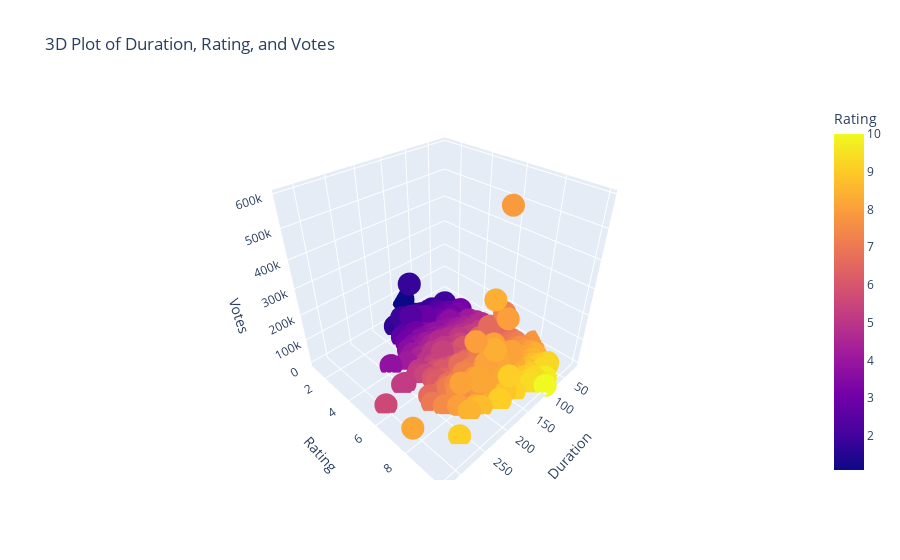

Source (notebook cell):
### Code cell
# 3D Scatter Plot of Duration, Rating, and Votes
import plotly.express as px
fig = px.scatter_3d(dur_rat, x='Duration', y='Rating', z='Votes', color='Rating', title='3D Plot of Duration, Rating, and Votes')
fig.show()

### Figure 1 — Plotly figure (JSON) as saved in the notebook; plotly's stock layout.template omitted (floating-point values rounded to 4 significant figures; data arrays with more than 128 entries replaced by an {"elided": "..."} marker saying what was removed)
{"data": [{"hovertemplate": "Duration=%{x}<br>Rating=%{marker.color}<br>Votes=%{z}<extra></extra>", "legendgroup": "", "marker": {"color": {"elided": "5851 float values"}, "coloraxis": "coloraxis", "symbol": "circle"}, "mode": "markers", "name": "", "scene": "scene", "showlegend": false, "type": "scatter3d", "x": {"elided": "5851 int values"}, "y": {"elided": "5851 float values"}, "z": {"elided": "5851 int values"}}], "layout": {"coloraxis": {"colorbar": {"title": {"text": "Rating"}}, "colorscale": [[0, "#0d0887"], [0.1111, "#46039f"], [0.2222, "#7201a8"], [0.3333, "#9c179e"], [0.4444, "#bd3786"], [0.5556, "#d8576b"], [0.6667, "#ed7953"], [0.7778, "#fb9f3a"], [0.8889, "#fdca26"], [1, "#f0f921"]]}, "legend": {"tracegroupgap": 0}, "scene": {"domain": {"x": [0, 1], "y": [0, 1]}, "xaxis": {"title": {"text": "Duration"}}, "yaxis": {"title": {"text": "Rating"}}, "zaxis": {"title": {"text": "Votes"}}}, "title": {"text": "3D Plot of Duration, Rating, and Votes"}}}
